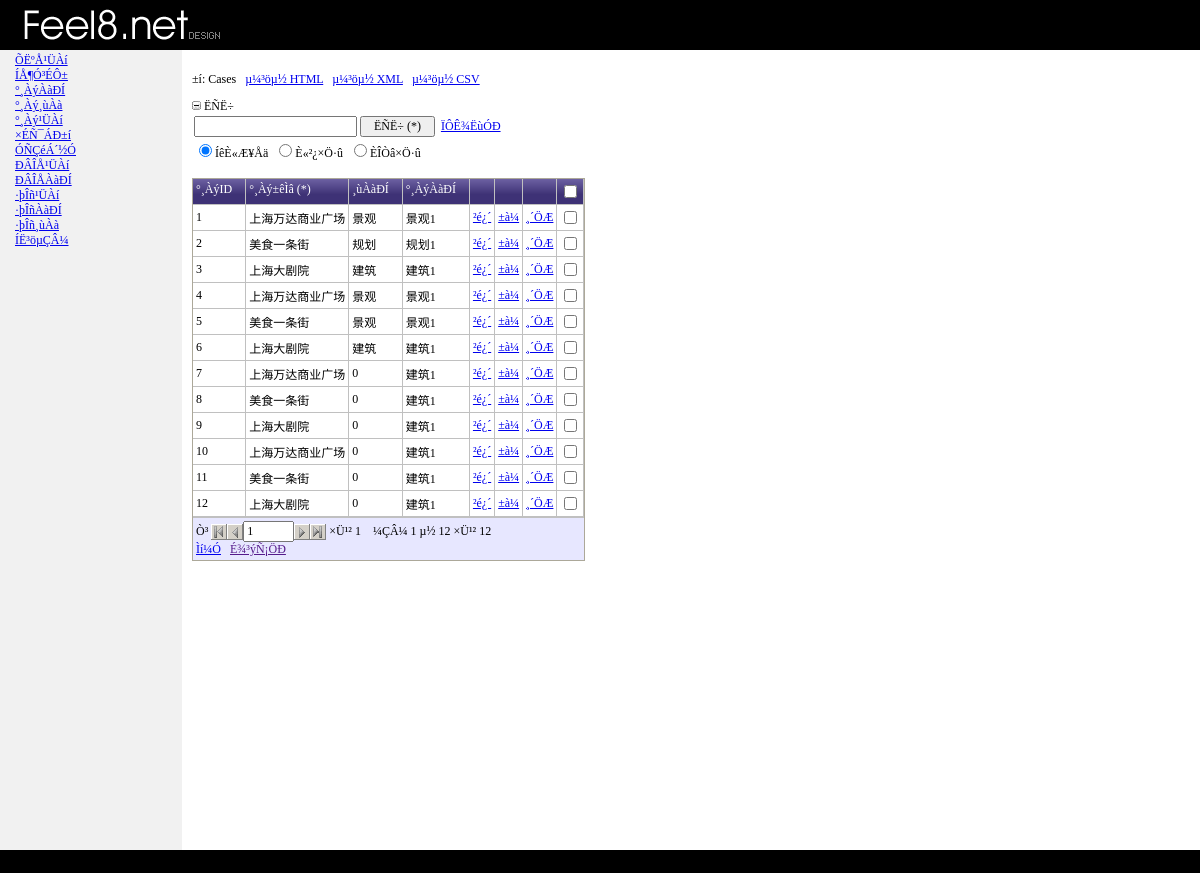
/admin/caseslist.php (signed in), run on the app's committed database.
### tables this page shows
CREATE TABLE `cases` (
  `id` bigint(20) NOT NULL AUTO_INCREMENT,
  `casetitle` varchar(200) NOT NULL,
  `rootid` bigint(20) NOT NULL,
  `catid` bigint(20) NOT NULL,
  `casepic1` varchar(256) DEFAULT NULL,
  `casepic2` varchar(256) DEFAULT NULL,
  `casepic3` varchar(256) DEFAULT NULL,
  `casepic4` varchar(256) DEFAULT NULL,
  `casepic5` varchar(256) DEFAULT NULL,
  `casepic6` varchar(256) DEFAULT NULL,
  `casepic7` varchar(256) DEFAULT NULL,
  `casepic8` varchar(256) DEFAULT NULL,
  `casedesc` text NOT NULL,
  PRIMARY KEY (`id`)
);

### admin/caseslist.php (the view, shortened to what the rows shown need)
<?php include "ewcfg6.php" ?>
<?php include "ewmysql6.php" ?>
<?php include "phpfn6.php" ?>
<?php include "casesinfo.php" ?>
<?php include "admininfo.php" ?>
<?php
$cases_list = new ccases_list();
$Page =& $cases_list;
$cases_list->Page_Init();
$cases_list->Page_Main();
?>
<?php include "header.php" ?>
<?php
	$bSelectLimit = ($cases->Export == "" && $cases->SelectLimit);
	$cases_list->lTotalRecs = ($bSelectLimit) ? $cases->SelectRecordCount() : $rs->RecordCount();
	$cases_list->lStartRec = 1;
	if (!($cases->ExportAll && $cases->Export <> ""))
		$cases_list->SetUpStartRec();
	if ($bSelectLimit)
		$rs = $cases_list->LoadRecordset($cases_list->lStartRec-1, $cases_list->lDisplayRecs);
?>
<?php if ($Security->IsLoggedIn()) { ?>
<?php if ($cases->Export == "" && $cases->CurrentAction == "") { ?>
<a href="javascript:ew_ToggleSearchPanel(cases_list);" style="text-decoration: none;"><img id="cases_list_SearchImage" src="images/collapse.gif" alt="" width="9" height="9" border="0"></a><span class="phpmaker">&nbsp;ËÑË÷</span><br>
<?php } ?>
<?php } ?>
<?php $cases_list->ShowMessage() ?>
<br>
<table cellspacing="0" class="ewGrid"><tr><td class="ewGridContent">
<div class="ewGridMiddlePanel">
<form name="fcaseslist" id="fcaseslist" class="ewForm" action="" method="post">
<?php if ($cases_list->lTotalRecs > 0) { ?>
<table cellspacing="0" rowhighlightclass="ewTableHighlightRow" rowselectclass="ewTableSelectRow" roweditclass="ewTableEditRow" class="ewTable ewTableSeparate">
<?php
	$cases_list->lOptionCnt = 0;
if ($Security->IsLoggedIn()) {
	$cases_list->lOptionCnt++;
}
if ($Security->IsLoggedIn()) {
	$cases_list->lOptionCnt++;
}
if ($Security->IsLoggedIn()) {
	$cases_list->lOptionCnt++;
}
if ($Security->IsLoggedIn()) {
	$cases_list->lOptionCnt++;
}
	$cases_list->lOptionCnt += count($cases_list->ListOptions->Items);
?>
<thead>
	<tr class="ewTableHeader">
<?php if ($cases->id->Visible) {  ?>
	<?php if ($cases->SortUrl($cases->id) == "") { ?>
		<td>°¸ÀýID</td>
	<?php } else { ?>
		<td class="ewPointer" onmousedown="ew_Sort(event,'<?php echo $cases->SortUrl($cases->id) ?>',1);">
			<table cellspacing="0" class="ewTableHeaderBtn"></table>
		</td>
	<?php } ?>
<?php } ?>
<?php if ($cases->casetitle->Visible) {  ?>
	<?php if ($cases->SortUrl($cases->casetitle) == "") { ?>
		<td>°¸Àý±êÌâ</td>
	<?php } else { ?>
		<td class="ewPointer" onmousedown="ew_Sort(event,'<?php echo $cases->SortUrl($cases->casetitle) ?>',1);">
			<table cellspacing="0" class="ewTableHeaderBtn"></table>
		</td>
	<?php } ?>
<?php } ?>
<?php if ($cases->rootid->Visible) {  ?>
	<?php if ($cases->SortUrl($cases->rootid) == "") { ?>
		<td>¸ùÀàÐÍ</td>
	<?php } else { ?>
		<td class="ewPointer" onmousedown="ew_Sort(event,'<?php echo $cases->SortUrl($cases->rootid) ?>',1);">
			<table cellspacing="0" class="ewTableHeaderBtn"></table>
		</td>
	<?php } ?>
<?php } ?>
<?php if ($cases->catid->Visible) {  ?>
	<?php if ($cases->SortUrl($cases->catid) == "") { ?>
		<td>°¸ÀýÀàÐÍ</td>
	<?php } else { ?>
		<td class="ewPointer" onmousedown="ew_Sort(event,'<?php echo $cases->SortUrl($cases->catid) ?>',1);">
			<table cellspacing="0" class="ewTableHeaderBtn"></table>
		</td>
	<?php } ?>
<?php } ?>
<?php if ($cases->Export == "") { ?>
<?php if ($Security->IsLoggedIn()) { ?>
<td style="white-space: nowrap;">&nbsp;</td>
<?php } ?>
<?php if ($Security->IsLoggedIn()) { ?>
<td style="white-space: nowrap;">&nbsp;</td>
<?php } ?>
<?php if ($Security->IsLoggedIn()) { ?>
<td style="white-space: nowrap;">&nbsp;</td>
<?php } ?>
<?php if ($Security->IsLoggedIn()) { ?>
<td style="white-space: nowrap;"><input type="checkbox" name="key" id="key" class="phpmaker" onclick="cases_list.SelectAllKey(this);"></td>
<?php } ?>
<?php } ?>
	</tr>
</thead>
<?php
if ($cases->ExportAll && $cases->Export <> "") {
	$cases_list->lStopRec = $cases_list->lTotalRecs;
} else {
	$cases_list->lStopRec = $cases_list->lStartRec + $cases_list->lDisplayRecs - 1;
}
$cases_list->lRecCount = $cases_list->lStartRec - 1;
if ($rs && !$rs->EOF) {
	$rs->MoveFirst();
}
$cases_list->lRowCnt = 0;
while (($cases->CurrentAction == "gridadd" || !$rs->EOF) &&
	$cases_list->lRecCount < $cases_list->lStopRec) {
	$cases_list->lRecCount++;
	if (intval($cases_list->lRecCount) >= intval($cases_list->lStartRec)) {
		$cases_list->lRowCnt++;
	$cases->CssClass = "";
	$cases->CssStyle = "";
	$cases->RowClientEvents = "onmouseover='ew_MouseOver(event, this);' onmouseout='ew_MouseOut(event, this);' onclick='ew_Click(event, this);'";
	if ($cases->CurrentAction == "gridadd") {
		$cases_list->LoadDefaultValues();
	} else {
		$cases_list->LoadRowValues($rs);
	}
	$cases->RowType = EW_ROWTYPE_VIEW;
	$cases_list->RenderRow();
?>
	<tr<?php echo $cases->RowAttributes() ?>>
	<?php if ($cases->id->Visible) {  ?>
		<td<?php echo $cases->id->CellAttributes() ?>>
<div<?php echo $cases->id->ViewAttributes() ?>><?php echo $cases->id->ListViewValue() ?></div>
</td>
	<?php } ?>
	<?php if ($cases->casetitle->Visible) {  ?>
		<td<?php echo $cases->casetitle->CellAttributes() ?>>
<div<?php echo $cases->casetitle->ViewAttributes() ?>><?php echo $cases->casetitle->ListViewValue() ?></div>
</td>
	<?php } ?>
	<?php if ($cases->rootid->Visible) {  ?>
		<td<?php echo $cases->rootid->CellAttributes() ?>>
<div<?php echo $cases->rootid->ViewAttributes() ?>><?php echo $cases->rootid->ListViewValue() ?></div>
</td>
	<?php } ?>
	<?php if ($cases->catid->Visible) {  ?>
		<td<?php echo $cases->catid->CellAttributes() ?>>
<div<?php echo $cases->catid->ViewAttributes() ?>><?php echo $cases->catid->ListViewValue() ?></div>
</td>
	<?php } ?>
<?php if ($cases->Export == "") { ?>
<?php if ($Security->IsLoggedIn()) { ?>
<td style="white-space: nowrap;"><span class="phpmaker">
<a href="<?php echo $cases->ViewUrl() ?>">²é¿´</a>
</span></td>
<?php } ?>
<?php if ($Security->IsLoggedIn()) { ?>
<td style="white-space: nowrap;"><span class="phpmaker">
<a href="<?php echo $cases->EditUrl() ?>">±à¼­</a>
</span></td>
<?php } ?>
<?php if ($Security->IsLoggedIn()) { ?>
<td style="white-space: nowrap;"><span class="phpmaker">
<a href="<?php echo $cases->CopyUrl() ?>">¸´ÖÆ</a>
</span></td>
<?php } ?>
<?php if ($Security->IsLoggedIn()) { ?>
<td style="white-space: nowrap;"><span class="phpmaker">
<input type="checkbox" name="key_m[]" id="key_m[]"  value="<?php echo ew_HtmlEncode($cases->id->CurrentValue) ?>" class="phpmaker" onclick='ew_ClickMultiCheckbox(this);'>
</span></td>
<?php } ?>
<?php } ?>
	</tr>
<?php
	}
	if ($cases->CurrentAction <> "gridadd")
		$rs->MoveNext();
}
?>
</table>
<?php } ?>
</form>
</div>
</td></tr></table>
<?php include "footer.php" ?>
<?php
class ccases_list {
	function ccases_list() {
		$conn = ew_Connect();
		$this->ListOptions = new cListOptions();
	}
	function Page_Init() {
		global $gsExport, $gsExportFile, $cases;
		$Security = new cAdvancedSecurity();
	$cases->Export = @$_GET["export"];
	}
	var $lDisplayRecs;
	var $lTotalRecs;
	function Page_Main() {
		global $objForm, $gsSearchError, $Security, $cases;
		$this->lDisplayRecs = 20;
		$this->sSrchWhere = "";
		if ($cases->getRecordsPerPage() <> "") {
			$this->lDisplayRecs = $cases->getRecordsPerPage();
		} else {
			$this->lDisplayRecs = 20;
		}
		$cases->Recordset_Searching($this->sSrchWhere);
		$sFilter = "";
		$cases->setSessionWhere($sFilter);
		$cases->CurrentFilter = "";
	}
	function SetUpStartRec() {
		global $cases;
		$this->lStartRec = $cases->getStartRecordNumber();
		if (!is_numeric($this->lStartRec) || $this->lStartRec == "") {
			$this->lStartRec = 1;
		} elseif (intval($this->lStartRec) > intval($this->lTotalRecs)) {
			$this->lStartRec = intval(($this->lTotalRecs-1)/$this->lDisplayRecs)*$this->lDisplayRecs+1;
			$cases->setStartRecordNumber($this->lStartRec);
		} elseif (($this->lStartRec-1) % $this->lDisplayRecs <> 0) {
			$this->lStartRec = intval(($this->lStartRec-1)/$this->lDisplayRecs)*$this->lDisplayRecs+1;
			$cases->setStartRecordNumber($this->lStartRec);
		}
	}
	function LoadRecordset($offset = -1, $rowcnt = -1) {
		global $conn, $cases;
		$cases->Recordset_Selecting($cases->CurrentFilter);
		$sSql = $cases->SelectSQL();
		if ($offset > -1 && $rowcnt > -1) $sSql .= " LIMIT $offset, $rowcnt";
		$conn->raiseErrorFn = 'ew_ErrorFn';
		$rs = $conn->Execute($sSql);
		return $rs;
	}
	function LoadRowValues(&$rs) {
		global $cases;
		$cases->casepic1->Upload->DbValue = $rs->fields('casepic1');
		$cases->casepic2->Upload->DbValue = $rs->fields('casepic2');
		$cases->casepic3->Upload->DbValue = $rs->fields('casepic3');
		$cases->casepic4->Upload->DbValue = $rs->fields('casepic4');
		$cases->casepic5->Upload->DbValue = $rs->fields('casepic5');
		$cases->casepic6->Upload->DbValue = $rs->fields('casepic6');
		$cases->casepic7->Upload->DbValue = $rs->fields('casepic7');
		$cases->casepic8->Upload->DbValue = $rs->fields('casepic8');
	}
	function RenderRow() {
		global $conn, $Security, $cases;
		$cases->Row_Rendering();
		$cases->id->CellCssStyle = "";
		$cases->id->CellCssClass = "";
		$cases->casetitle->CellCssStyle = "";
		$cases->casetitle->CellCssClass = "";
		$cases->rootid->CellCssStyle = "";
		$cases->rootid->CellCssClass = "";
		$cases->catid->CellCssStyle = "";
		$cases->catid->CellCssClass = "";
		if ($cases->RowType == EW_ROWTYPE_VIEW) {
			$cases->id->ViewValue = $cases->id->CurrentValue;
			$cases->id->CssStyle = "";
			$cases->id->CssClass = "";
			$cases->id->ViewCustomAttributes = "";
			$cases->casetitle->ViewValue = $cases->casetitle->CurrentValue;
			$cases->casetitle->CssStyle = "";
			$cases->casetitle->CssClass = "";
			$cases->casetitle->ViewCustomAttributes = "";
			if (strval($cases->rootid->CurrentValue) <> "") {
				$sSqlWrk = "SELECT `rootname` FROM `casesroot` WHERE `id` = " . ew_AdjustSql($cases->rootid->CurrentValue) . "";
				$rswrk = $conn->Execute($sSqlWrk);
				if ($rswrk && !$rswrk->EOF) {
					$cases->rootid->ViewValue = $rswrk->fields('rootname');
				} else {
					$cases->rootid->ViewValue = $cases->rootid->CurrentValue;
				}
			} else {
				$cases->rootid->ViewValue = NULL;
			}
		}
	}
}
?>

### data on the page
cases: casetitle "上海万达商业广场"
cases: casetitle "美食一条街"
cases: casetitle "上海万达商业广场"
cases: casetitle "美食一条街"
cases: casetitle "上海大剧院"

### other printed values
$item->Text "ÕËºÅ¹ÜÀí"
$item->Text "ÍÅ¶Ó³ÉÔ±"
$item->Text "°¸ÀýÀàÐÍ"
$item->Text "°¸Àý¸ùÀà"
$item->Text "°¸Àý¹ÜÀí"
$item->Text "×ÉÑ¯ÁÐ±í"
$item->Text "ÓÑÇéÁ´½Ó"
$item->Text "ÐÂÎÅ¹ÜÀí"
$item->Text "ÐÂÎÅÀàÐÍ"
$item->Text "·þÎñ¹ÜÀí"
$item->Text "·þÎñÀàÐÍ"
$item->Text "·þÎñ¸ùÀà"
$item->Text "ÍË³öµÇÂ¼"
$cases->id->ListViewValue() "1"
$cases->rootid->ListViewValue() "景观"
